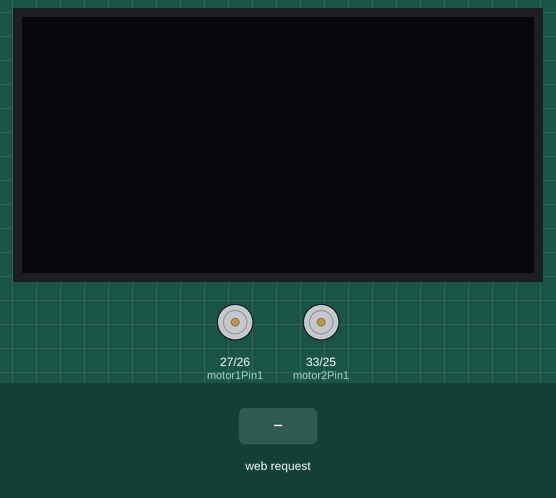
This sketch was run on a simulated ESP32. Shown: 128×64 one-colour display, motor-driver pin pairs drawn as motors (green arrow = first pin HIGH = forward, orange = second pin HIGH = backward, longer = more drive, scaled by the enable pin). The inputs (shaded band) are chosen by the test bench. WiFi joins after 1.5 s; servers stay silent unless stated; what the sketch prints to the serial monitor is not drawn.

Above: at 2.7 s.
2.8 s: HTTP request GET /forward received
At 3.2 s:
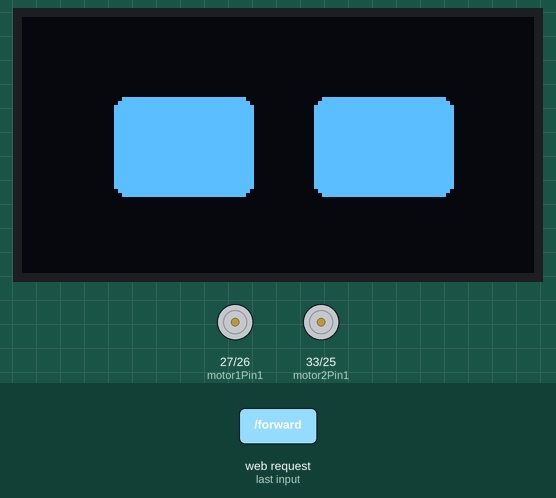
4.3 s: HTTP request GET /left received
At 5.5 s:
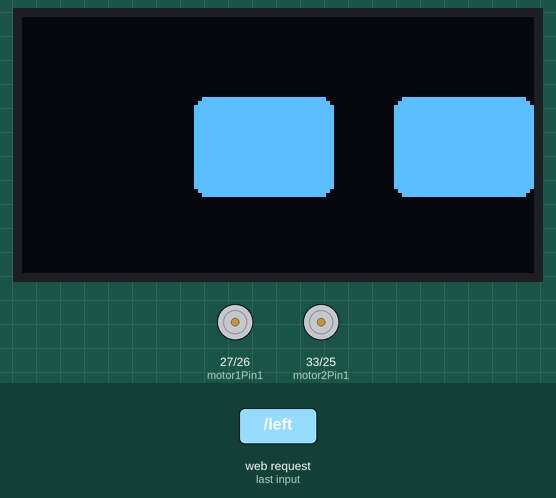
5.8 s: HTTP request GET /right received
At 6.7 s:
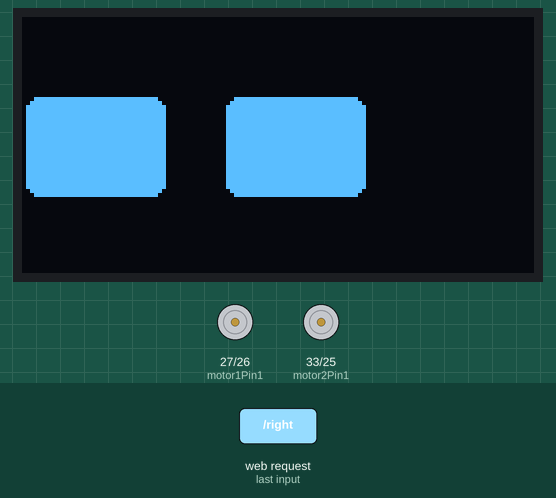
7.3 s: HTTP request GET /reverse received
At 7.8 s:
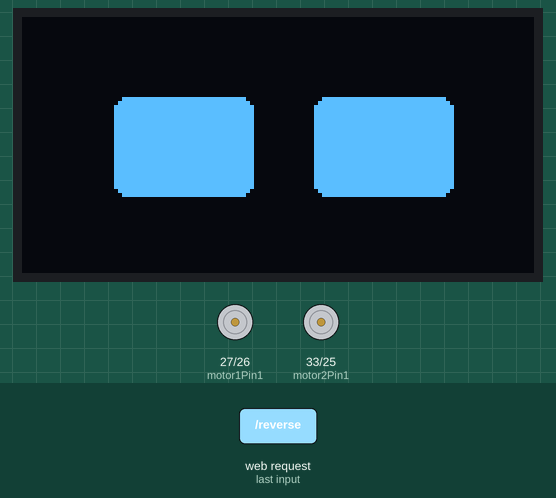
8.8 s: HTTP request GET /stop received
At 8.97 s:
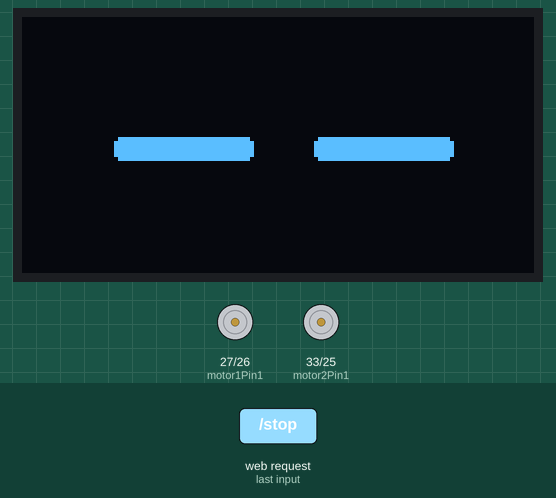
10.6 s: HTTP request GET /forward?value=1 received
Timing chart, 0 to 13.1 s (numbered marks = the images above; inputs shaded):
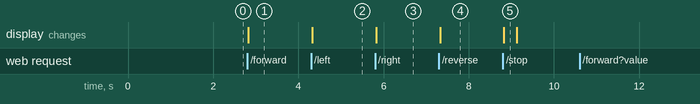

Measured:
- after the input at 2.8 s, the display: changes at once (image 1)
- after the input at 4.3 s, the display: changes at once (image 2)
- after the input at 5.8 s, the display: changes at once (image 3)
- after the input at 7.3 s, the display: changes at once (image 4)
- after the input at 8.8 s, the display: changes at once (image 5)

The sketch:

wifi_contorl.ino
```cpp
#include <WiFi.h>
#include <WebServer.h>
#include <Wire.h>
#include <Adafruit_GFX.h>
#include <Adafruit_SSD1306.h>
#include <Fonts/FreeSerif9pt7b.h>

// Replace with your network credentials
const char* ssid     = "REPLACE_WITH_YOUR_SSID";
const char* password = "REPLACE_WITH_YOUR_PASSWORD";

#define SCREEN_WIDTH 128 // OLED display width, in pixels
#define SCREEN_HEIGHT 64 // OLED display height, in pixels
Adafruit_SSD1306 display(SCREEN_WIDTH, SCREEN_HEIGHT, &Wire, -1);

int act=0;


// Create an instance of the WebServer on port 80
WebServer server(80);

// Motor 1
int motor1Pin1 = 27;
int motor1Pin2 = 26;
int enable1Pin = 14;

// Motor 2
int motor2Pin1 = 33;
int motor2Pin2 = 25;
int enable2Pin = 32;

// Setting PWM properties
const int freq = 30000;
const int resolution = 8;
int dutyCycle = 0;

String valueString = String(0);

void handleRoot() {
  const char html[] PROGMEM = R"rawliteral(
  <!DOCTYPE HTML><html>
  <head>
    <meta name="viewport" content="width=device-width, initial-scale=1">
    <link rel="icon" href="data:,">
    <style>
      html { font-family: Helvetica; display: inline-block; margin: 0px auto; text-align: center; }
      .button { -webkit-user-select: none; -moz-user-select: none; -ms-user-select: none; user-select: none; background-color: #4CAF50; border: none; color: white; padding: 12px 28px; text-decoration: none; font-size: 26px; margin: 1px; cursor: pointer; }
      .button2 {background-color: #555555;}
    </style>
    <script>
      function moveForward() { fetch('/forward'); }
      function moveLeft() { fetch('/left'); }
      function stopRobot() { fetch('/stop'); }
      function moveRight() { fetch('/right'); }
      function moveReverse() { fetch('/reverse'); }

      function updateMotorSpeed(pos) {
        document.getElementById('motorSpeed').innerHTML = pos;
        fetch(`/speed?value=${pos}`);
      }
    </script>
  </head>
  <body>
    <h1>ESP32 Motor Control</h1>
    <p><button class="button" onclick="moveForward()">FORWARD</button></p>
    <div style="clear: both;">
      <p>
        <button class="button" onclick="moveLeft()">LEFT</button>
        <button class="button button2" onclick="stopRobot()">STOP</button>
        <button class="button" onclick="moveRight()">RIGHT</button>
      </p>
    </div>
    <p><button class="button" onclick="moveReverse()">REVERSE</button></p>
    <p>Motor Speed: <span id="motorSpeed">0</span></p>
    <input type="range" min="0" max="100" step="25" id="motorSlider" oninput="updateMotorSpeed(this.value)" value="0"/>
  </body>
  </html>)rawliteral";
  server.send(200, "text/html", html);
}

void handleForward() {
  act=0;
  display.clearDisplay();
  display.fillRoundRect(23, 20, 35, 25, 3, WHITE);
  display.fillRoundRect(73, 20, 35, 25, 3, WHITE);
  display.display();
  Serial.println("Forward");
  digitalWrite(motor1Pin1, LOW);
  digitalWrite(motor1Pin2, HIGH);
  digitalWrite(motor2Pin1, LOW);
  digitalWrite(motor2Pin2, HIGH);
  server.send(200);
}

void handleLeft() {
  act=0;
  display.clearDisplay();
  display.fillRoundRect(43, 20, 35, 25, 3, WHITE);
  display.fillRoundRect(93, 20, 35, 25, 3, WHITE);
  display.display();
  Serial.println("Left");
  digitalWrite(motor1Pin1, LOW);
  digitalWrite(motor1Pin2, LOW);
  digitalWrite(motor2Pin1, LOW);
  digitalWrite(motor2Pin2, HIGH);
  server.send(200);
}

void handleStop() {
  Serial.println("Stop");
  digitalWrite(motor1Pin1, LOW);
  digitalWrite(motor1Pin2, LOW);
  digitalWrite(motor2Pin1, LOW);
  digitalWrite(motor2Pin2, LOW);
  server.send(200);
  if(act == 0){
    display.clearDisplay();
  display.fillRoundRect(23, 30, 35, 6, 2, WHITE);
  display.fillRoundRect(73, 30, 35, 6, 2, WHITE);
  display.display();
    delay(50);
    display.clearDisplay();
  display.fillRoundRect(23, 20, 35, 25, 3, WHITE);
  display.fillRoundRect(73, 20, 35, 25, 3, WHITE);
  display.display();
    delay(100);
    display.clearDisplay();
  display.fillRoundRect(23, 30, 35, 6, 2, WHITE);
  display.fillRoundRect(73, 30, 35, 6, 2, WHITE);
  display.display();
    delay(50);
    display.clearDisplay();
  display.fillRoundRect(23, 20, 35, 25, 3, WHITE);
  display.fillRoundRect(73, 20, 35, 25, 3, WHITE);
  display.display();
    act=1;
  }
}

void handleRight() {
  act=0;
  display.clearDisplay();
  display.fillRoundRect(1, 20, 35, 25, 3, WHITE);
  display.fillRoundRect(51, 20, 35, 25, 3, WHITE);
  display.display();
  Serial.println("Right");
  digitalWrite(motor1Pin1, LOW);
  digitalWrite(motor1Pin2, HIGH);
  digitalWrite(motor2Pin1, LOW);
  digitalWrite(motor2Pin2, LOW);
  server.send(200);
}

void handleReverse() {
  act=0;
  display.clearDisplay();
  display.fillRoundRect(23, 20, 35, 25, 3, WHITE);
  display.fillRoundRect(73, 20, 35, 25, 3, WHITE);
  display.display();
  Serial.println("Reverse");
  digitalWrite(motor1Pin1, HIGH);
  digitalWrite(motor1Pin2, LOW);
  digitalWrite(motor2Pin1, HIGH);
  digitalWrite(motor2Pin2, LOW);
  server.send(200);
}

void handleSpeed() {
  if (server.hasArg("value")) {
    valueString = server.arg("value");
    int value = valueString.toInt();
    if (value == 0) {
      ledcWrite(enable1Pin, 0);
      ledcWrite(enable2Pin, 0);
      digitalWrite(motor1Pin1, LOW);
      digitalWrite(motor1Pin2, LOW);
      digitalWrite(motor2Pin1, LOW);
      digitalWrite(motor2Pin2, LOW);
    } else {
      dutyCycle = map(value, 25, 100, 200, 255);
      ledcWrite(enable1Pin, dutyCycle);
      ledcWrite(enable2Pin, dutyCycle);
      Serial.println("Motor speed set to " + String(value));
    }
  }
  server.send(200);
}

void setup() {
  Serial.begin(115200);

  // Set the Motor pins as outputs
  pinMode(motor1Pin1, OUTPUT);
  pinMode(motor1Pin2, OUTPUT);
  pinMode(motor2Pin1, OUTPUT);
  pinMode(motor2Pin2, OUTPUT);

  // Configure PWM Pins
  ledcAttach(enable1Pin, freq, resolution);
  ledcAttach(enable2Pin, freq, resolution);

  // Initialize PWM with 0 duty cycle
  ledcWrite(enable1Pin, 0);
  ledcWrite(enable2Pin, 0);

  // Connect to Wi-Fi
  Serial.print("Connecting to ");
  Serial.println(ssid);
  WiFi.begin(ssid, password);
  while (WiFi.status() != WL_CONNECTED) {
    delay(500);
    Serial.print(".");
  }
  Serial.println("");
  Serial.println("WiFi connected.");
  Serial.println("IP address: ");
  Serial.println(WiFi.localIP());

  // Define routes
  server.on("/", handleRoot);
  server.on("/forward", handleForward);
  server.on("/left", handleLeft);
  server.on("/stop", handleStop);
  server.on("/right", handleRight);
  server.on("/reverse", handleReverse);
  server.on("/speed", handleSpeed);

  // Start the server
  server.begin();
}

void loop() {
  server.handleClient();
}
```
